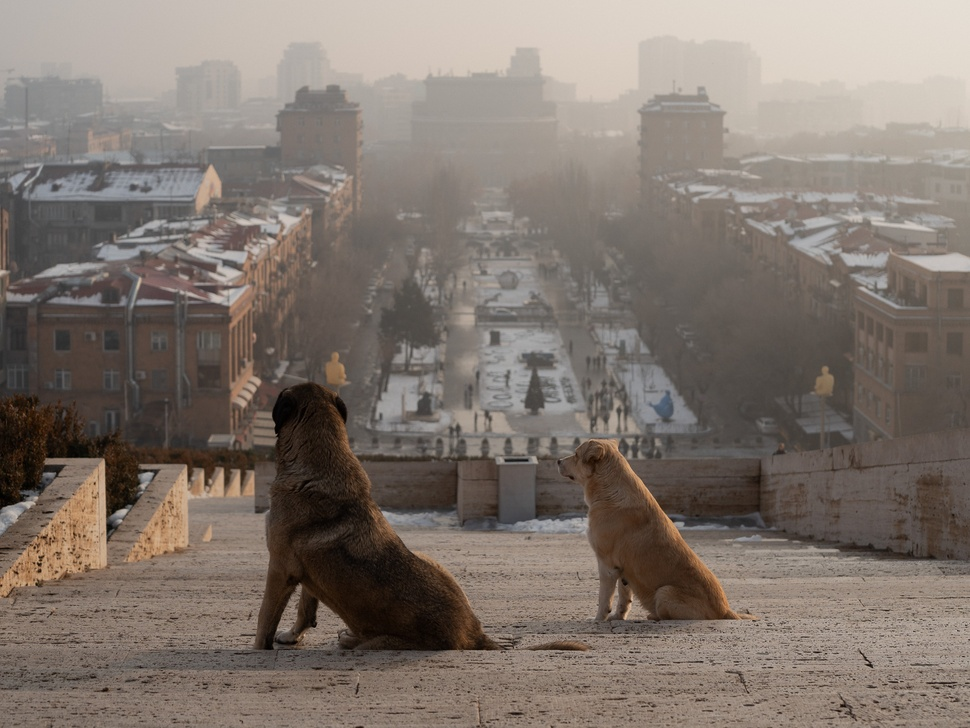
#> input picture 02-Conv/images/yerevandogs.jpg, 970 x 728 px, shrunk from 2048 x 1537 before the run
$ jupyter execute conv_special_effects.ipynb
#> lines starting #> are read from the running program, lines starting #| are printed output that depends on the picture
# Special Effects using Convolution

Convolution can be used to achieve some pretty exciting effects! We're going to help you get some practice applying convolution to adding creative effects to images!

In the intro, we covered two effects: **blurring** and **sharpening**. Here's we'll cover 2 more advanced effects: **edge detection** and **glow**. Before we start, copy the functions you wrote in `conv_intro.ipynb` to reuse what you have!

[cell 1]
# Add your functions from conv_intro.ipynb here!
import numpy as np
import matplotlib.pyplot as plt
import cv2

def conv_image(img, kernel, edge_behavior='black'):
    """
    Apply a convolution with the kernel K onto the image patch.
    Handles two edge cases: outside pixels are black, and outside pixels are extended.
    Update: Now supports both grayscale (2D) and color (3D) images.
    """
    if edge_behavior not in ['black', 'extend']:
        raise ValueError("Invalid edge behavior. Must be 'black' or 'extend'.")

    def conv_image_channel(img, kernel, edge_behavior='black'):
        """
        Apply a convolution with the kernel K onto the image patch.
        Handles two edge cases: outside pixels are black, and outside pixels are extended.
        """
        if edge_behavior not in ['black', 'extend']:
            raise ValueError("Invalid edge behavior. Must be 'black' or 'extend'.")
        # YOUR CODE HERE
        img = img.astype(np.float32)
        h, w = img.shape
        kh, kw = kernel.shape
        output_shape = (h, w)

        output = np.zeros(output_shape, dtype=np.float32)

        # add padding to our image
        # np.pad(image_to_pad, shape_tuples, mode)

        if edge_behavior == 'black':
            img = np.pad(img,
                        ((kh//2, kh//2), (kw//2, kw//2)),
                        mode='constant',
                        constant_values=0)

        if edge_behavior == 'extend':
            img = np.pad(img,
                        ((kh//2, kh//2), (kw//2, kw//2)),
                        mode='edge')

        for y in range(output_shape[0]):
            for x in range(output_shape[1]):
                patch = img[y:y+kh, x:x+kw]
                output[y, x] = np.sum(patch * kernel)

        return output

    # img = img.astype(np.float32)
    if img.ndim == 2:
        # grayscale
        output = conv_image_channel(img, kernel, edge_behavior=edge_behavior)

    if img.ndim == 3:
        c1 = conv_image_channel(img[:, :, 0], kernel, edge_behavior=edge_behavior)
        c2 = conv_image_channel(img[:, :, 1], kernel, edge_behavior=edge_behavior)
        c3 = conv_image_channel(img[:, :, 2], kernel, edge_behavior=edge_behavior)
        # [4 lines of commented-out code are left out]
        output = np.stack([c1, c2, c3], axis=2)

    return output

### Edge Detection using the Sobel Operator

The Sobel operator is a cool trick for detecting edges, or outlines, in your image. We will walk you through how it works here. We will provide you 2 kernels $K$ and $J$, which will detect horizontal and vertical edges in your image. We will combine the outputs of the two kernels to achieve our final output using the following equation:

$$
F = \text{round}(\sqrt{I_K^2 + I_J^2})
$$

$F$ is our final image. $\text{round}$ means that we are rounding to the nearest whole number. $I_K$ is the output of applying kernel $K$ to the image. $I_J$ is the output of applying kernel $J$ to the image. When we apply our kernels for the Sobel operator, we use the **extend** behavior and we **don't clip** until the very end.

[cell 2]
# STEP 1: Find an image online that you want to work with! We have provided helper code below to compress your image
# so the code runs faster. Your new image will be saved as `compressed.jpg`. Use this image for the rest of the notebook.
import cv2
from matplotlib import pyplot as plt
import numpy as np

image_name = "images/yerevandogs.jpg"

# Read the image
img = cv2.imread(image_name)
#> img is the input picture: shape (728, 970, 3); mean B, G, R 109.5, 117.4, 128

# Get original dimensions
height, width = img.shape[:2]
#> height = 728; width = 970

# Compute new dimensions (quarter of original size)
new_width = width // 2
#> new_width = 485
new_height = height // 2
#> new_height = 364

# Resize the image
compressed_img = cv2.resize(img, (new_width, new_height), interpolation=cv2.INTER_AREA)

# Save the compressed image
cv2.imwrite('compressed.jpg', compressed_img)
# Convert BGR (OpenCV default) to RGB for displaying with matplotlib
compressed_img_rgb = cv2.cvtColor(compressed_img, cv2.COLOR_BGR2RGB)

# Display the compressed image
plt.imshow(compressed_img_rgb)
plt.title("Compressed Image")
plt.axis('off')
plt.show()

[cell 3]
import cv2
from matplotlib import pyplot as plt
import numpy as np

# STEP 1: Make your images from kernels K and J here!
K = np.array([
    [-1, -2, -1],
    [0, 0, 0],
    [1, 2, 1]
])
J = np.array([
    [-1, 0, 1],
    [-2, 0, 2],
    [-1, 0, 1]
])

# STEP 2: Apply the Sobel operator to your image! Remember to use the extend behavior and don't clip until the very end.
# YOUR CODE HERE
image = cv2.imread('compressed.jpg')
I_K = conv_image(image, K, edge_behavior='extend')
#> after the loop in conv_image_channel, `for y in range(output_shape[0]):`:
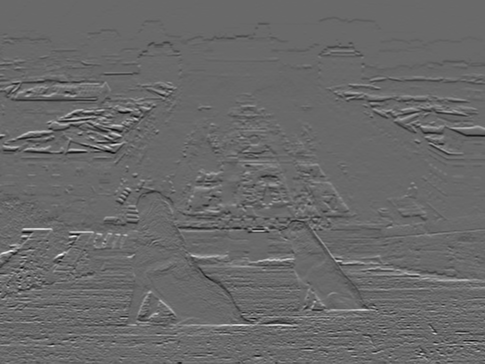
#> output: shape (364, 485) float32; min -448, max 630, mean -1.9; drawn with min black and max white
#> call 3 of conv_image_channel, with kernel = array of shape (3, 3), edge_behavior = 'extend'
#> in conv_image_channel (call 3), `img = img.astype(np.float32)`:
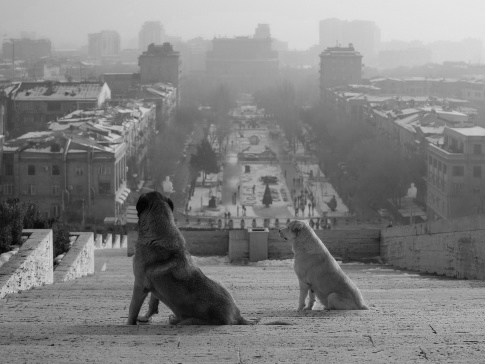
#> img: shape (364, 485) float32; min 3, max 230, mean 128.2
I_J = conv_image(image, J, edge_behavior='extend')
#> call 4 of conv_image_channel, with kernel = array of shape (3, 3), edge_behavior = 'extend'
#> after the loop in conv_image_channel (call 4), `for y in range(output_shape[0]):`:
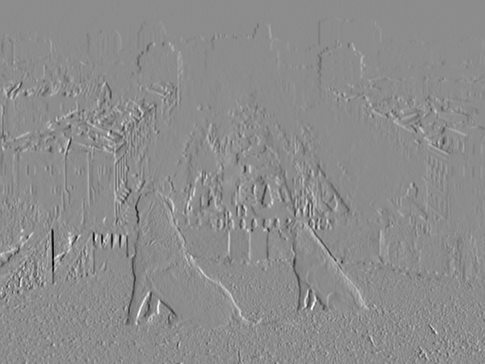
#> output: shape (364, 485) float32; min -549, max 447, mean 0.6; drawn with min black and max white

[cell 4]
# STEP 3: Follow the equation above to combine the outputs of the two kernels!
# YOUR CODE HERE
final_image = np.round(np.sqrt(I_K**2 + I_J**2))
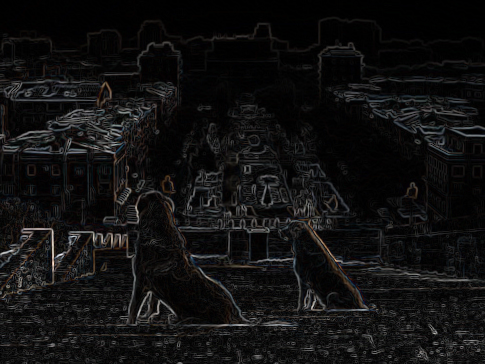
#> final_image: shape (364, 485, 3) float32; mean of channels 0, 1, 2 45.1, 45, 46.1; drawn with min black and max white
final_image = np.clip(final_image, 0, 255).astype(np.uint8)
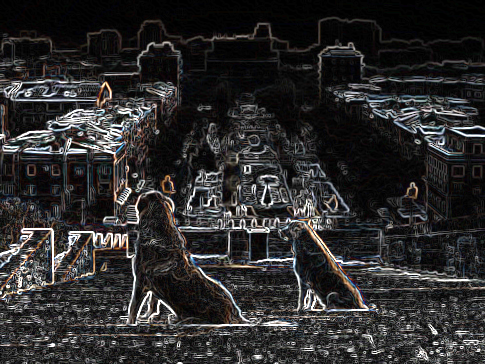
#> final_image: shape (364, 485, 3); mean of channels 0, 1, 2 44.4, 44.2, 45.3; drawn as B, G, R

[cell 5]
# STEP 4: Display your final image!

plt.imshow(final_image, cmap='gray')
plt.title("Final Image")
plt.axis('off')
plt.show()

### Glow Effect

A glow effect can be made by taking the highlights or brighter spots in an image and blurring them, so that they spread out more. We will be teaching you how to implement this, and your challenge is to code it up.

##### Step 1: Find the highlights
To find the highlights in an image, you can look at the black and white version of the image and use these values as the brightness.

##### Step 2: Threshold the highlights
Create a mask by selecting only the pixels above a certain brightness threshold. This isolates the brighter regions that will be used to generate the glow.

##### Step 3: Blur the highlights
Apply a blur to the highlight mask you created in the previous step. This will create the glowing effect by spreading out the brightness.

##### Step 4: Add the glow to the original image
Combine the blurred highlights back onto the original image by adding or overlaying the blurred result. Clip any values so that they remain valid image pixel values.

*Tip: For more blur, use larger blur kernels!*

[cell 6]
# YOUR CODE HERE

img = cv2.imread('compressed.jpg')

# step 1: finding the highlights
# convert to grayscale
gray_image = np.dot(img[...,:3], [0.114, 0.587, 0.299])

highlights = gray_image.copy()

# step 2: threshold
highlights[highlights < 128] = 0
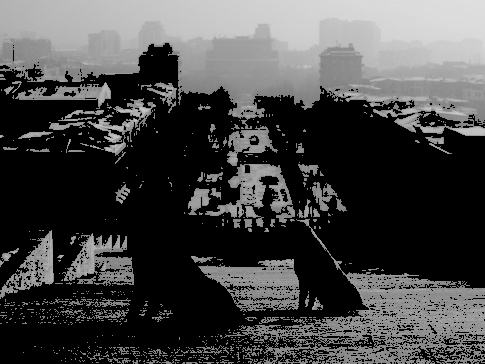
#> highlights: shape (364, 485) float64; min 0, max 224, mean 69.3

# step 3: blur
# blur the highlights using conv_image
blur_kernel = np.ones((10, 10))/100
blurred_highlights = conv_image(highlights,
                                blur_kernel,
                                edge_behavior='extend')
#> in conv_image_channel (call 7), `img = np.pad(img, ((kh//2, kh//2), (kw//2, kw//2)), mode='edge')`:
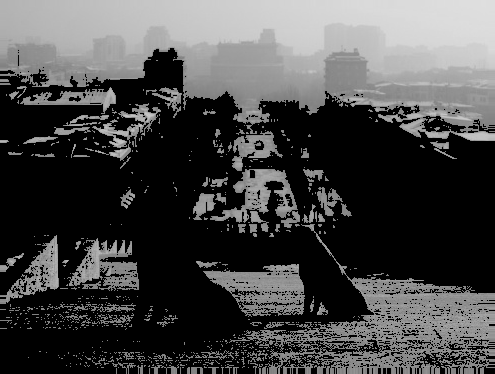
#> img: shape (374, 495) float32; min 0, max 224, mean 70.9
#> after the loop in conv_image_channel (call 7), `for y in range(output_shape[0]):`:
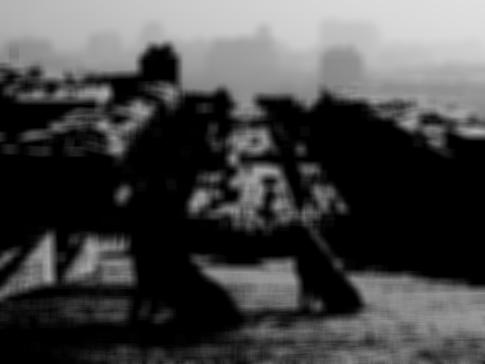
#> output: shape (364, 485) float32; min 0, max 223.3, mean 69.5

# step 4: add highlights back
# stack highlights to get all dimensions (np.stack)
blurred_highlights_stacked = np.stack([blurred_highlights]*3,
                                      axis = 2)
# add highlights to image
glow_img = img + blurred_highlights_stacked
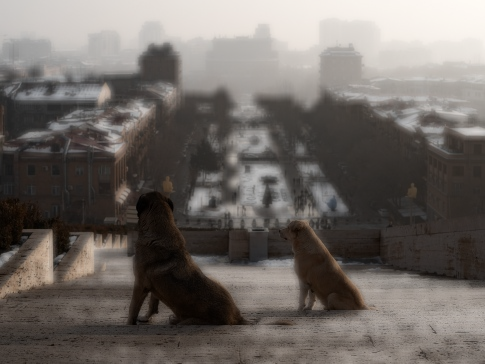
#> glow_img: shape (364, 485, 3) float32; mean B, G, R 179.1, 187, 197.6; drawn with min black and max white
# clip and convert to uint8
glow_img = np.clip(glow_img, 0, 255).astype(np.uint8)
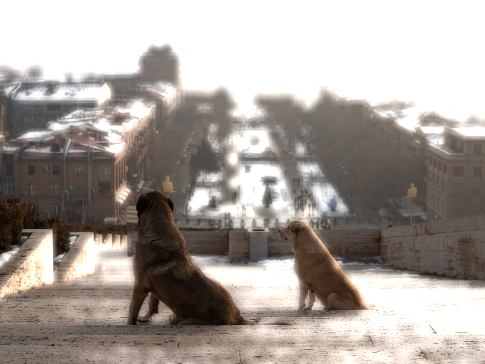
#> glow_img: shape (364, 485, 3); mean B, G, R 155.5, 160.9, 168.5

plt.imshow(cv2.cvtColor(glow_img, cv2.COLOR_BGR2RGB))
plt.axis('off')
plt.show()

$ run again, with 02-Conv/images/cow.jpg copied over 02-Conv/images/yerevandogs.jpg
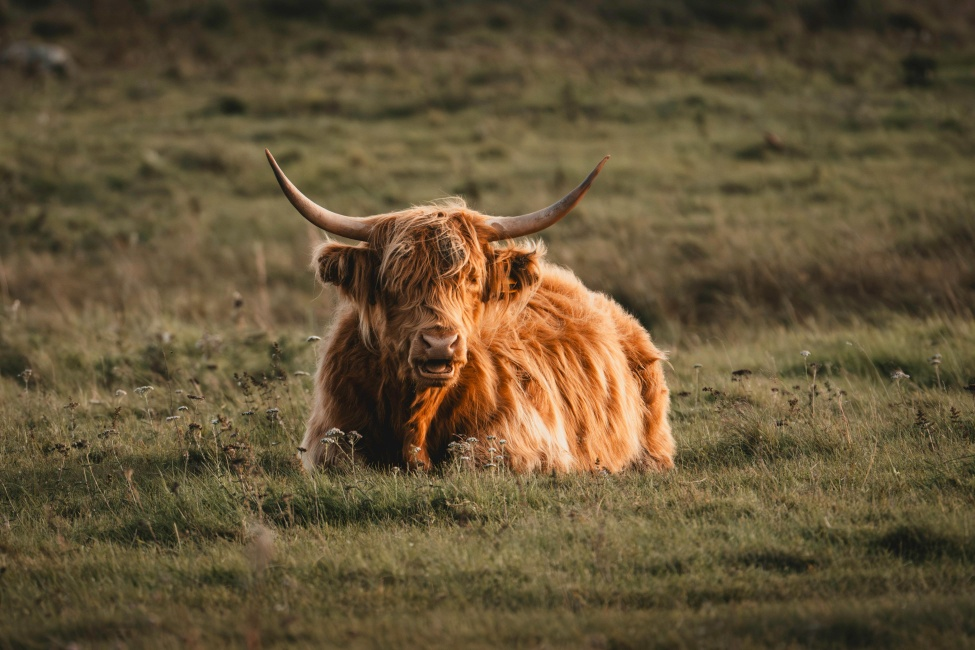
#> input picture 02-Conv/images/cow.jpg, 975 x 650 px
#> img is the input picture: shape (650, 975, 3); mean B, G, R 55.3, 84.6, 100.9
#> after the loop in conv_image_channel (call 7), `for y in range(output_shape[0]):`:
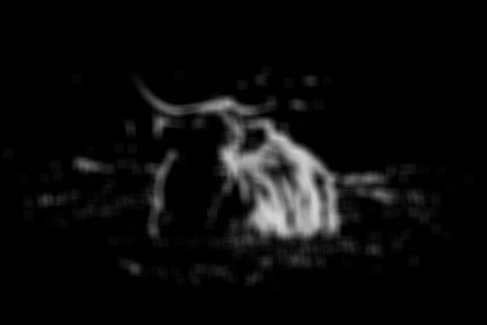
#> output: shape (325, 487) float32; min 0, max 214.9, mean 11.7
#> `glow_img = np.clip(glow_img, 0, 255).astype(np.uint8)`:
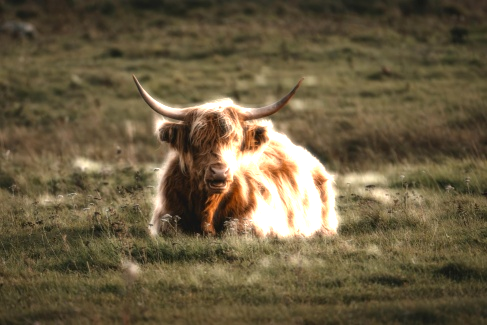
#> glow_img: shape (325, 487, 3); mean B, G, R 65.9, 93.8, 107.2

$ run again, with 02-Conv/images/lizard.jpg copied over 02-Conv/images/yerevandogs.jpg
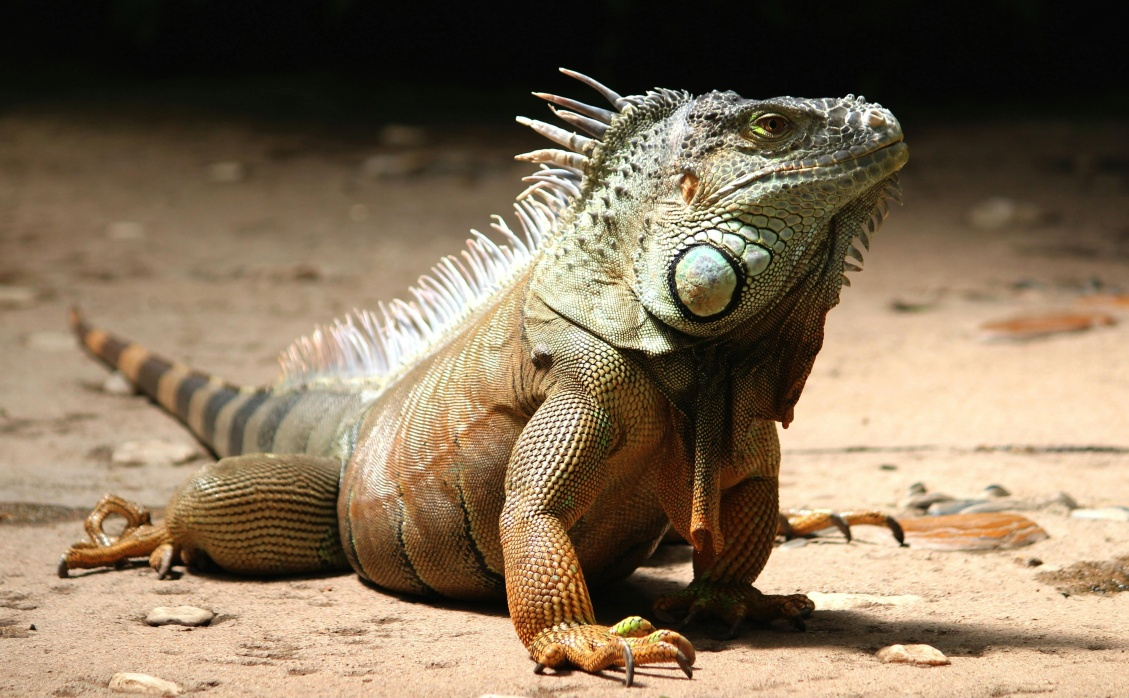
#> input picture 02-Conv/images/lizard.jpg, 1129 x 698 px
#> img is the input picture: shape (698, 1129, 3); mean B, G, R 90.3, 114, 132.5
#> `glow_img = np.clip(glow_img, 0, 255).astype(np.uint8)`:
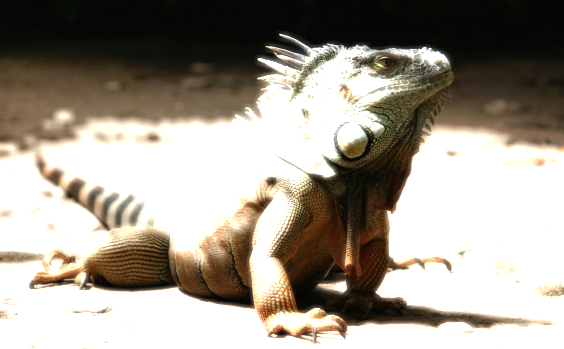
#> glow_img: shape (349, 564, 3); mean B, G, R 141, 151.6, 159
